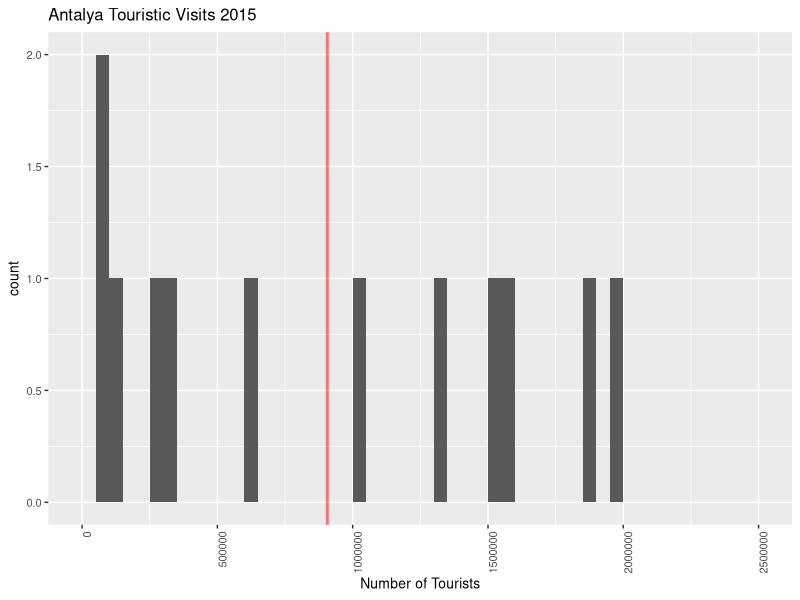
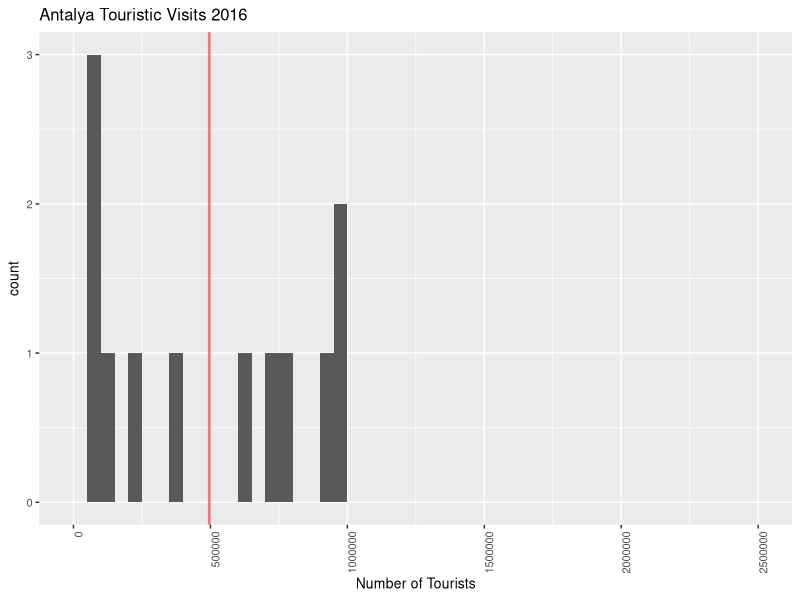
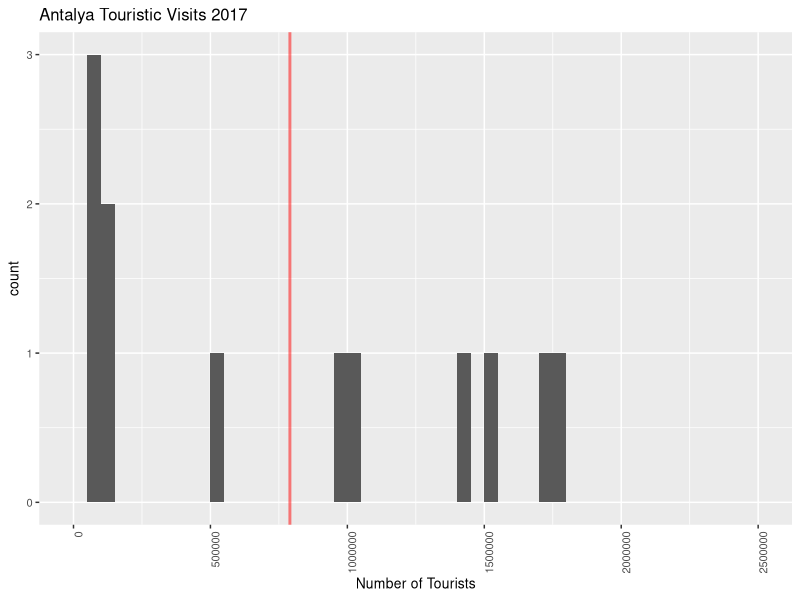
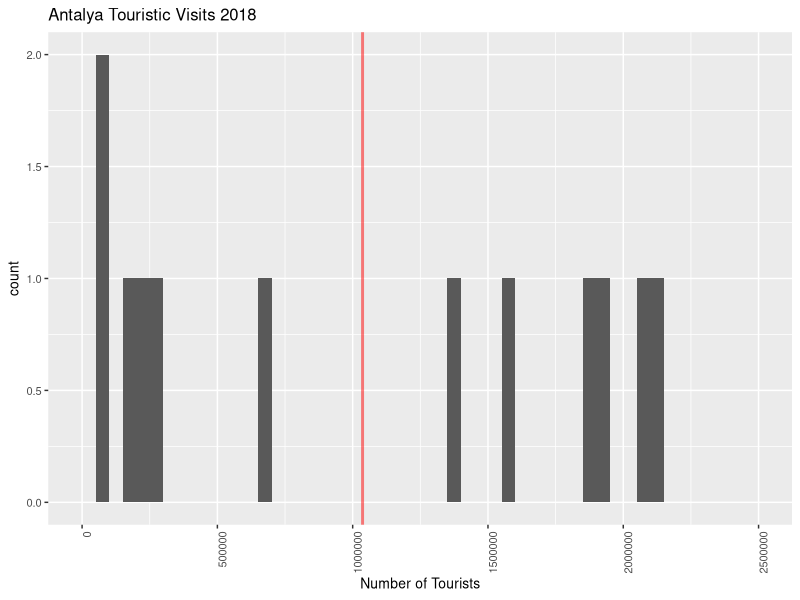
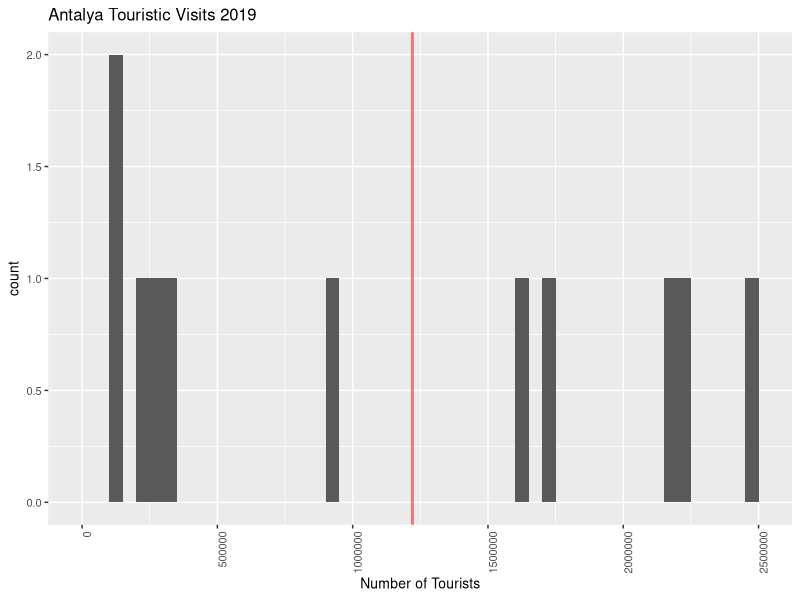
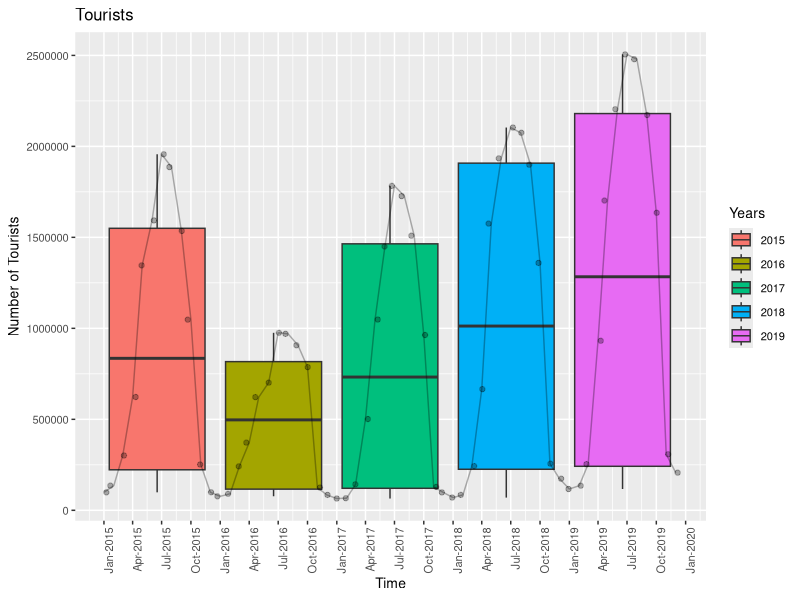
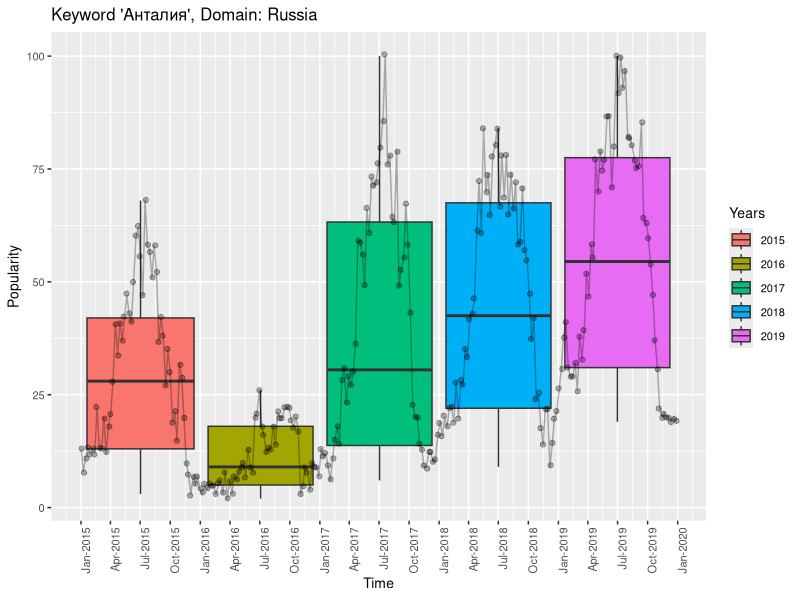
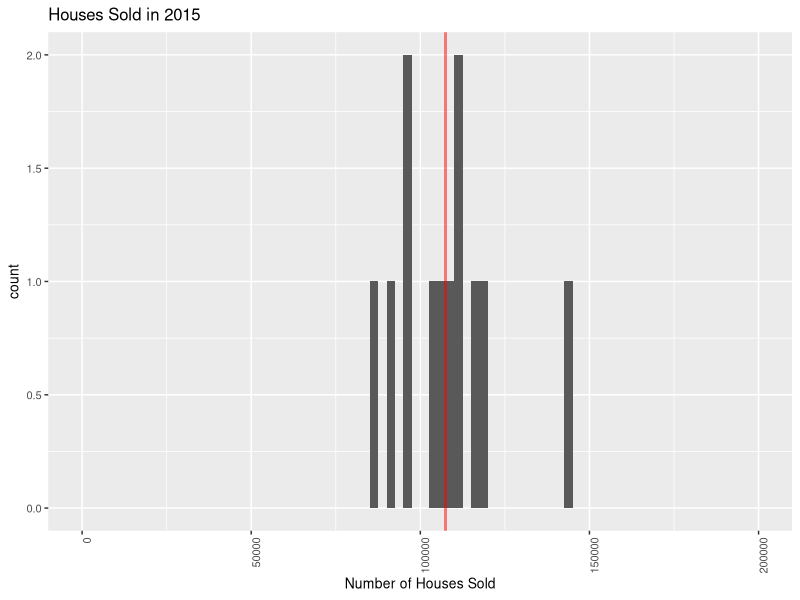

The R script that drew these images, in order:
## ---- chunk 1
library(ggplot2)
library(dplyr)
setwd('/Users/metedibi/Documents/GitHub/fall20-metedibi/Files/hw1')



tourists<-read.csv(file = "tourists.csv", header = TRUE, colClasses = c("NULL", "integer")) 
houses<-read.csv(file = "houses.csv", header = TRUE, colClasses = c("NULL", "integer"))
rates<-read.csv(file = "rates.csv", header = TRUE, colClasses = c("NULL", "numeric")) 



## ---- chunk 2
rates.change<-c(0)
for (i in 2:261) {
 rates.change[i] = abs((rates$Rate[i] - rates$Rate[i - 1]) / rates$Rate[i-1])
}
## ---- chunk 3
tourists.trends<-read.csv(file = "tourists.trends.csv", header = TRUE, colClasses = c("NULL", "integer"))  
rates.trends<-read.csv(file = "rates.trends.csv", header = TRUE, colClasses = c("NULL", "integer")) 
houses.trends<-read.csv(file = "houses.trends.csv", header = TRUE, colClasses = c("NULL", "integer")) 
## ---- chunk 4
dates.month = seq(as.Date("01-01-2015",  format = "%d-%m-%Y"), length.out = 60, by = "month")
dates.week<-seq (as.Date("01-01-2015",  format = "%d-%m-%Y"), length.out = 261, by = "week")
years.month<-c(rep("2015", 12), rep("2016", 12),rep("2017", 12),rep("2018", 12),rep("2019", 12))
years.week<-c(rep("2015", 53), rep("2016", 52),rep("2017", 52),rep("2018", 52),rep("2019", 52))
## ---- chunk 5
df.tourists<-data_frame(tourists$Visitors, dates.month, years.month) 
df.tourists.trends<-data_frame(tourists.trends$Keyword.Search, dates.week, years.week)

df.rates<-data_frame(rates.change, dates.week, years.week) 
df.rates.trends<-data_frame(rates.trends$Keyword.Search, dates.week, years.week)

df.houses<-data_frame(houses$Houses.Sold, dates.month, years.month)
df.houses.trends<-data_frame(houses.trends$Keyword.Search, dates.week, years.week)

## ---- chunk 6
ggplot(df.tourists %>% slice(1:12),aes(tourists$Visitors[1:12])) +geom_histogram(binwidth = 250000, breaks = seq(0, max(tourists$Visitors), 50000)) + theme(text = element_text(size=10), axis.text.x = element_text(angle=90, hjust=1)) + ggtitle("Antalya Touristic Visits 2015") + xlab("Number of Tourists") + geom_vline(aes(xintercept = mean(tourists$Visitors[1:12])),col='red',size=1, alpha = 0.5)

ggplot(df.tourists %>% slice(13:24),aes(tourists$Visitors[13:24])) +geom_histogram(binwidth = 250000, breaks = seq(0, max(tourists$Visitors), 50000)) + theme(text = element_text(size=10), axis.text.x = element_text(angle=90, hjust=1)) + ggtitle("Antalya Touristic Visits 2016") + xlab("Number of Tourists") + geom_vline(aes(xintercept = mean(tourists$Visitors[13:24])),col='red',size=1, alpha = 0.5)

ggplot(df.tourists %>% slice(25:36),aes(tourists$Visitors[25:36])) +geom_histogram(binwidth = 250000, breaks = seq(0, max(tourists$Visitors), 50000)) + theme(text = element_text(size=10), axis.text.x = element_text(angle=90, hjust=1)) + ggtitle("Antalya Touristic Visits 2017") + xlab("Number of Tourists")+ geom_vline(aes(xintercept = mean(tourists$Visitors[25:36])),col='red',size=1, alpha = 0.5)

ggplot(df.tourists %>% slice(37:48),aes(tourists$Visitors[37:48])) +geom_histogram(binwidth = 250000, breaks = seq(0, max(tourists$Visitors), 50000)) + theme(text = element_text(size=10), axis.text.x = element_text(angle=90, hjust=1)) + ggtitle("Antalya Touristic Visits 2018") + xlab("Number of Tourists")+ geom_vline(aes(xintercept = mean(tourists$Visitors[37:48])),col='red',size=1, alpha = 0.5)

ggplot(df.tourists %>% slice(49:60),aes(tourists$Visitors[49:60])) +geom_histogram(binwidth = 250000, breaks = seq(0, max(tourists$Visitors), 50000)) + theme(text = element_text(size=10), axis.text.x = element_text(angle=90, hjust=1)) + ggtitle("Antalya Touristic Visits 2019") + xlab("Number of Tourists") + geom_vline(aes(xintercept = mean(tourists$Visitors[49:60])),col='red',size=1, alpha = 0.5)
## ---- chunk 7

ggplot(df.tourists,aes(dates.month, tourists$Visitors)) + geom_boxplot(aes(fill = years.month)) + geom_jitter(alpha = 0.3) + scale_x_date(date_labels = "%b-%Y", breaks = "3 months")  +  theme(text = element_text(size=10), axis.text.x = element_text(angle=90, hjust=1)) + ggtitle("Tourists") +
  xlab("Time") + ylab("Number of Tourists") + labs(fill = "Years") + geom_line(alpha = 0.3)

ggplot(df.tourists.trends,aes(dates.week, tourists.trends$Keyword.Search)) + geom_boxplot(aes(fill = years.week)) + geom_jitter(alpha = 0.3) + scale_x_date(date_labels = "%b-%Y", breaks = "3 months")  +  theme(text = element_text(size=10), axis.text.x = element_text(angle=90, hjust=1))  + ggtitle("Keyword 'Анталия', Domain: Russia") +
  xlab("Time") + ylab("Popularity") + labs(fill = "Years") + geom_line(alpha = 0.3)
 
## ---- chunk 8
ggplot(df.houses %>% slice(1:12),aes(houses$Houses.Sold[1:12])) + geom_histogram(binwidth = 1000, breaks = seq(0, max(houses$Houses.Sold), 2500)) + theme(text = element_text(size=10), axis.text.x = element_text(angle=90, hjust=1)) + ggtitle("Houses Sold in 2015") + xlab("Number of Houses Sold") + geom_vline(aes(xintercept = mean(houses$Houses.Sold[1:12])),col='red',size=1, alpha = 0.5)

ggplot(df.houses %>% slice(13:24),aes(houses$Houses.Sold[13:24])) +geom_histogram(binwidth = 1000, breaks = seq(0, max(houses$Houses.Sold), 2500)) + theme(text = element_text(size=10), axis.text.x = element_text(angle=90, hjust=1)) + ggtitle("Houses Sold in 2016") + xlab("Number of Houses Sold")  + geom_vline(aes(xintercept = mean(houses$Houses.Sold[13:24])),col='red',size=1, alpha = 0.5)

ggplot(df.houses %>% slice(25:36),aes(houses$Houses.Sold[25:36])) +geom_histogram(binwidth = 1000, breaks = seq(0, max(houses$Houses.Sold), 2500)) + theme(text = element_text(size=10), axis.text.x = element_text(angle=90, hjust=1)) + ggtitle("Houses Sold in 2017") + xlab("Number of Houses Sold") + geom_vline(aes(xintercept = mean(houses$Houses.Sold[25:36])),col='red',size=1, alpha = 0.5)

ggplot(df.houses %>% slice(37:48),aes(houses$Houses.Sold[37:48])) +geom_histogram(binwidth = 1000, breaks = seq(0, max(houses$Houses.Sold), 2500)) + theme(text = element_text(size=10), axis.text.x = element_text(angle=90, hjust=1)) + ggtitle("Houses Sold in 2018") + xlab("Number of Houses Sold") + geom_vline(aes(xintercept = mean(houses$Houses.Sold[37:48])),col='red',size=1, alpha = 0.5)

ggplot(df.houses %>% slice(49:60),aes(houses$Houses.Sold[49:60])) +geom_histogram(binwidth = 1000, breaks = seq(0, max(houses$Houses.Sold), 2500)) + theme(text = element_text(size=10), axis.text.x = element_text(angle=90, hjust=1)) + ggtitle("Houses Sold in 2019") + xlab("Number of Houses Sold") + geom_vline(aes(xintercept = mean(houses$Houses.Sold[49:60])),col='red',size=1, alpha = 0.5)
## ---- chunk 9

ggplot(df.houses,aes(dates.month, houses$Houses.Sold)) + geom_boxplot(aes(fill = years.month)) + geom_line(alpha = 0.3) + geom_jitter(alpha = 0.3) + scale_x_date(date_labels = "%b-%Y", breaks = "3 months")  +  theme(text = element_text(size=10), axis.text.x = element_text(angle=90, hjust=1)) + ggtitle("Houses Sold") +
  xlab("Time") + ylab("Houses Sold") + labs(fill = "Years")

ggplot(df.houses.trends,aes(dates.week, houses.trends$Keyword.Search)) + geom_boxplot(aes(fill = years.week)) + geom_jitter(alpha = 0.3) + geom_line(alpha = 0.3) + scale_x_date(date_labels = "%b-%Y", breaks = "3 months")  +  theme(text = element_text(size=10), axis.text.x = element_text(angle=90, hjust=1)) + ggtitle("Keyword 'Satılık', Domain: Turkey") +
  xlab("Time") + ylab("Popularity") + labs(fill = "Years")

## ---- chunk 10
ggplot(df.rates %>% slice(1:53),aes(df.rates$rates.change[1:53])) +geom_histogram(breaks = seq(0, max(rates.change), 0.002)) + theme(text = element_text(size=10), axis.text.x = element_text(angle=90, hjust=1)) + ggtitle("Rate of Change in Dollar/TL Rate, 2015") + xlab("Rate of Change") + geom_vline(aes(xintercept = mean(df.rates$rates.change[1:53])),col='red',size=1, alpha = 0.5) 

ggplot(df.rates %>% slice(54:105),aes(df.rates$rates.change[54:105])) +geom_histogram(breaks = seq(0, max(rates.change), 0.002)) + theme(text = element_text(size=10), axis.text.x = element_text(angle=90, hjust=1)) + ggtitle("Rate of Change in Dollar/TL Rate, 2016") + xlab("Rate of Change") + geom_vline(aes(xintercept = mean(df.rates$rates.change[54:105])), col='red',size=1, alpha = 0.5)
ggplot(df.rates %>% slice(106:157), aes(df.rates$rates.change[106:157])) +geom_histogram(breaks = seq(0, max(rates.change), 0.002)) + theme(text = element_text(size=10), axis.text.x = element_text(angle=90, hjust=1)) + ggtitle("Rate of Change in Dollar/TL Rate, 2017") + xlab("Rate of Change") + geom_vline(aes(xintercept = mean(df.rates$rates.change[106:157])),col='red',size=1, alpha = 0.5) 

ggplot(df.rates %>% slice(158:209),aes(df.rates$rates.change[158:209])) +geom_histogram(bins = 52, binwidth = 0.002) + theme(text = element_text(size=10), axis.text.x = element_text(angle=90, hjust=1)) + ggtitle("Rate of Change in Dollar/TL Rate, 2018") + xlab("Rate of Change") + geom_vline(aes(xintercept = mean(df.rates$rates.change[158:209])),col='red',size=1, alpha = 0.5) 

ggplot(df.rates %>% slice(210:261),aes(df.rates$rates.change[210:261])) +geom_histogram(breaks = seq(0, max(rates.change), 0.002)) + theme(text = element_text(size=10), axis.text.x = element_text(angle=90, hjust=1)) + ggtitle("Rate of Change in Dollar/TL Rate, 2019") + xlab("Rate of Change") + geom_vline(aes(xintercept = mean(df.rates$rates.change[210:261])),col='red',size=1, alpha = 0.5) 


## ---- chunk 11


ggplot(df.rates,aes(dates.week, rates.change)) + geom_boxplot(aes(fill = years.week)) + geom_line(alpha = 0.3) + geom_jitter(alpha = 0.3) + scale_x_date(date_labels = "%b-%Y", breaks = "3 months")  +  theme(text = element_text(size=10), axis.text.x = element_text(angle=90, hjust=1)) + ggtitle("Rate Change") +
  xlab("Time") + ylab("Change in the Currency Rate") + labs(fill = "Years")


ggplot(df.rates.trends,aes(dates.week, rates.trends$Keyword.Search)) + geom_boxplot(aes(fill = years.week)) + geom_line(alpha = 0.3) + geom_jitter(alpha = 0.3) + scale_x_date(date_labels = "%b-%Y", breaks = "3 months")  +  theme(text = element_text(size=10), axis.text.x = element_text(angle=90, hjust=1)) + ggtitle("Keyword: 'Dolar', Domain: Turkey") +
  xlab("Time") + ylab("Popularity") + labs(fill = "Years")

ggplot(df.rates,aes(dates.week, rates$Rate)) + geom_boxplot(aes(fill = years.week)) + geom_line(alpha = 0.3) + geom_jitter(alpha = 0.3) + scale_x_date(date_labels = "%b-%Y", breaks = "3 months")  +  theme(text = element_text(size=10), axis.text.x = element_text(angle=90, hjust=1)) + ggtitle("Rate") +
  xlab("Time") + ylab("Currency Rate") + labs(fill = "Years")
